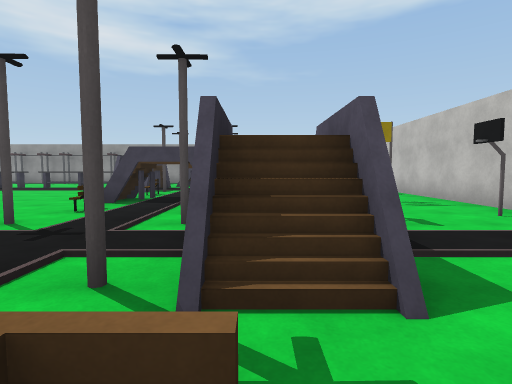
View 1 (above)

14 first-person views from a walk through a 3-D level made in the Unity game engine. The camera is 1.3 m above the floor, tilts 4° down and sees 80° across. The floor is counted in squares, 2 m on a side. Each view is taken from the middle of a square. On the plan, view 1 faces up. The plan holds only what a view shows up to about 10 squares ahead; the rest is blank. The place goes on beyond the plan. The player is left out. Some animated figures are left out. Surface patterns are stand-ins for the level's own textures.

View 2
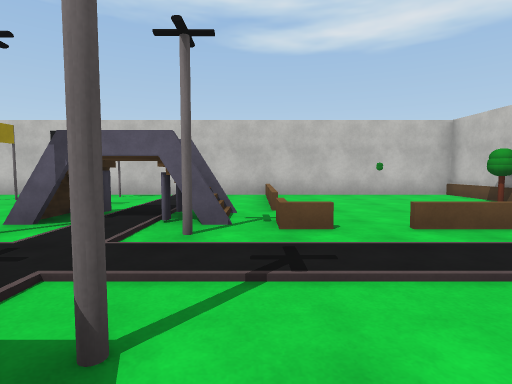

View 3
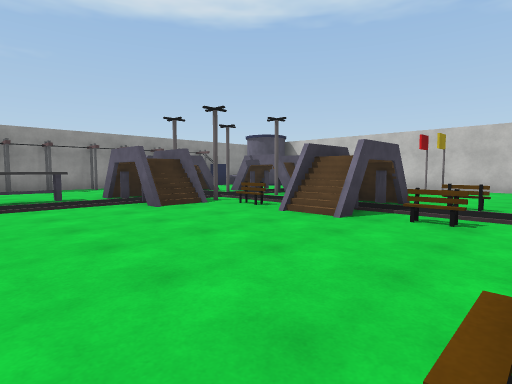

View 4
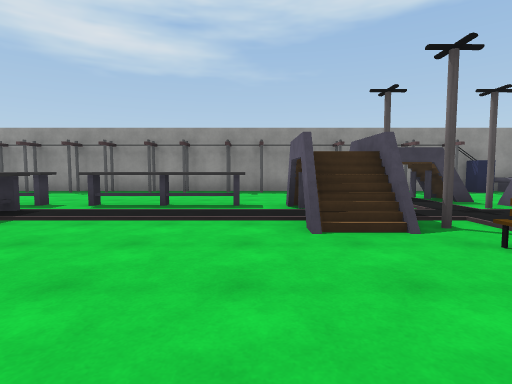

View 5
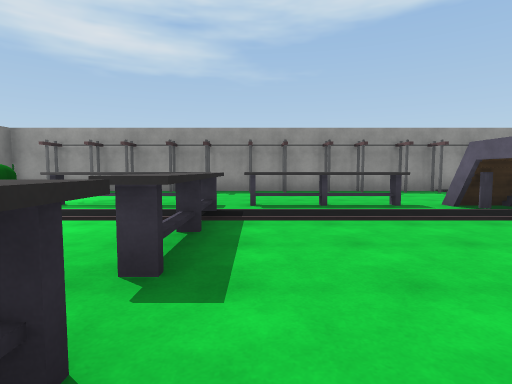

View 6
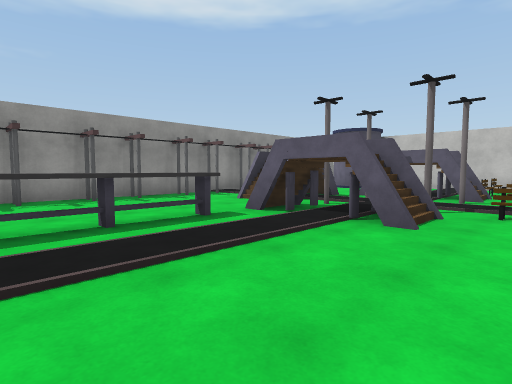

View 7
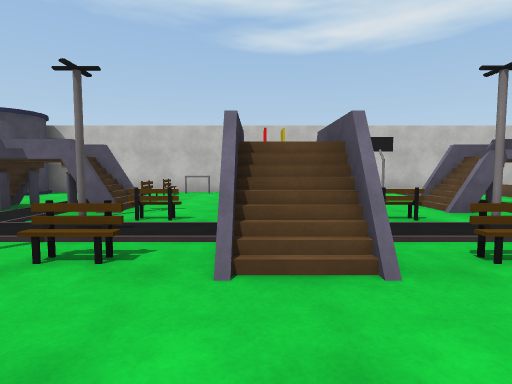

View 8
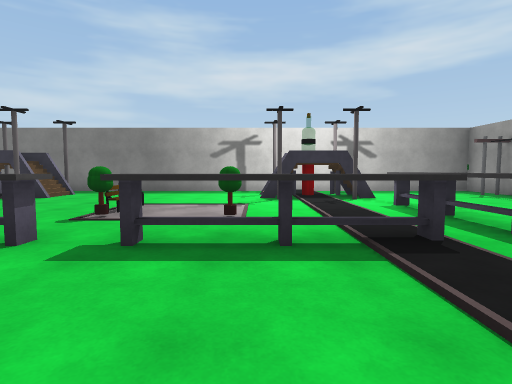

View 9
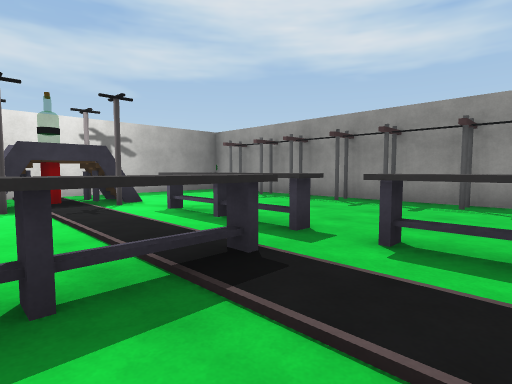

View 10
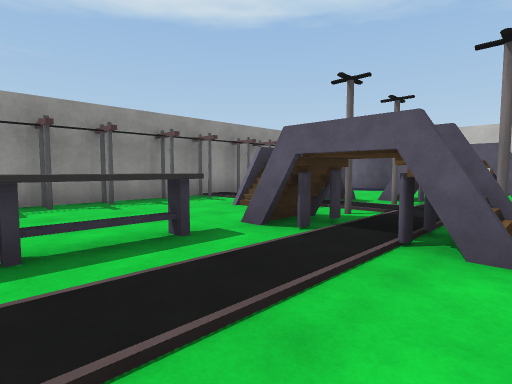

View 11
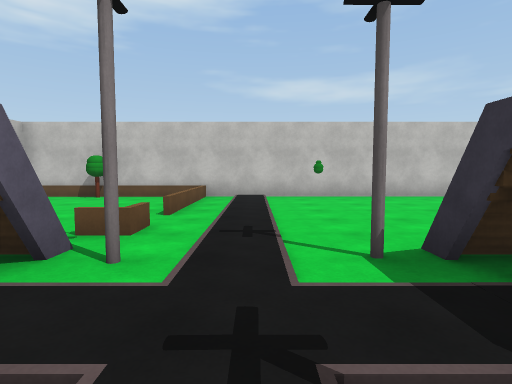

View 12
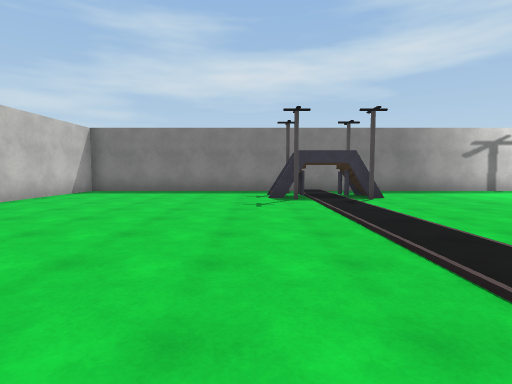

View 13
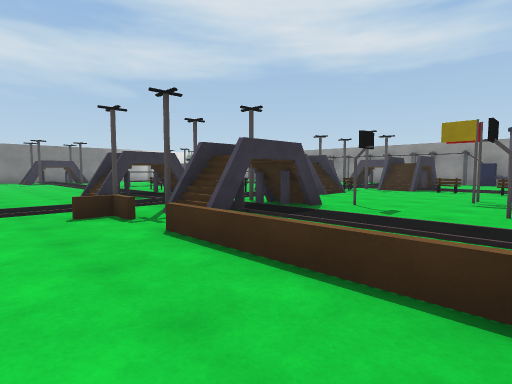

View 14
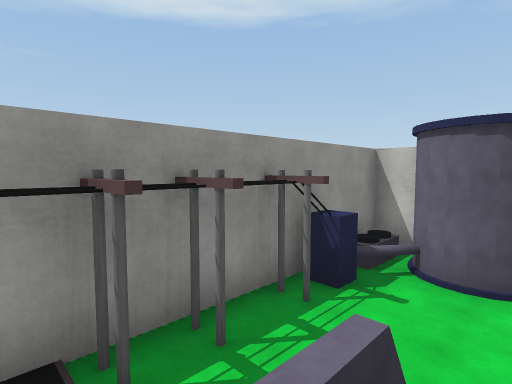

### Floor plan
Key: @ floor where view 1 was taken; # wall or solid block; . floor; / step, stairs or slope; = window, fence, low wall or low ledge; ^ raised ledge; v drop or lower ground; S streetlight; T tree; B blue block; L bottle; O other object.
Columns run from 16 left of view 1 to 5 right of it. Each row starts with its distance up from view 1.
 16  #^#^^#^^^#^#^#     ^
 15  .OOOO.OOOOOOO.O.OBO^
 14 #..................#
 13  ............///...##
 12 #.///^^^^^^./...//..
 11 #S/S......../S.S//.  =
 10 #SLS...^..../#..//.. =
  9 #.//..T^..../S.S//OO
  8 #......^.....O./.....#
  7 #....OT^.....///...O.=
  6  ......^.....///...O.=
  5 #......  ....O./.....=
  4 #S/S...^ .O./S.S/O..O=
  3 #./v.....  ./...//...=
  2 #S/S......../S.S#/...=
  1 #...............====.=
  0  ...............@...^
 -1  ........  ....=.....=
 -2 #.......  .....=.....O
 -3  ......   .....=.....
 -4  ....     ......^.T..#
 -5    =        O =

Where each view was taken, in squares from view 1:
view 1: 0 up, 0 right, facing up
view 2: 1 up, 4 left, facing right
view 3: 4 up, 7 left, facing up-right
view 4: 6 up, 5 left, facing up
view 5: 6 up, 8 left, facing up
view 6: 8 up, 8 left, facing up-right
view 7: 7 up, 5 left, facing right
view 8: 9 up, 6 left, facing left
view 9: 9 up, 7 left, facing up-left
view 10: 9 up, 7 left, facing up-right
view 11: 4 up, 2 left, facing down
view 12: 1 up, 6 left, facing left
view 13: 1 down, 4 right, facing up-left
view 14: 13 up, 2 left, facing up-right
